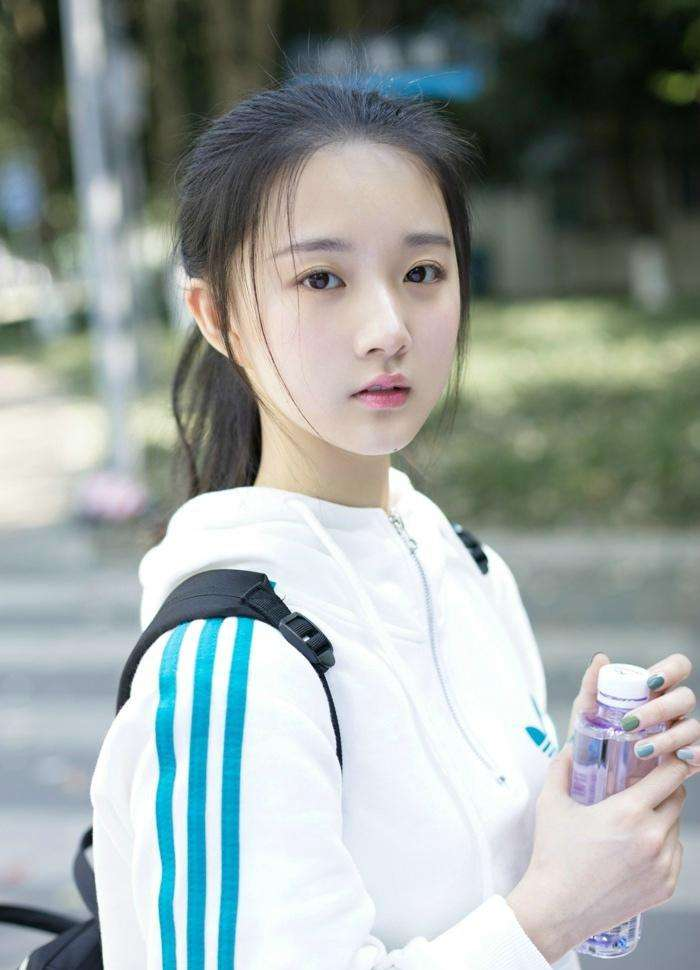
#> input picture PicRec/ALL_Other/ImagePY/img16.jpg, 700 x 970 px, found by its file name
$ python pil4.py   (older library calls are emulated)
#> lines starting #> are read from the running program, lines starting #| are printed output that depends on the picture
# -*- coding: utf-8 -*-
from PIL import Image

img = Image.open('D:\WorkProject\ImageProject\PicRec\ImageFile\img16.jpg')
#> img is the input picture: PIL image 700x970 RGB; mean R, G, B 152.6, 161, 158.1
assert isinstance(img, Image.Image)
bans = img.getbands()
#> bans = ('R', 'G', 'B')

print(bans)  # 打印PIL的图片的通道
#| ('R', 'G', 'B')
print(len(bans))  # 打印PIL的图片的通道数
#| 3
print(img.mode)
#| RGB
new_img = img.convert('P')
print(new_img.mode)
#| P
print(new_img.info)
#| {'jfif': 257, 'jfif_version': (1, 1), 'dpi': (72, 72), 'jfif_unit': 1, 'jfif_density': (72, 72)}
print(new_img.size)
#| (700, 970)
print(new_img.height)
#| 970
print(img.size)
#| (700, 970)
new_img2 = img.resize((185, 658), Image.ANTIALIAS)
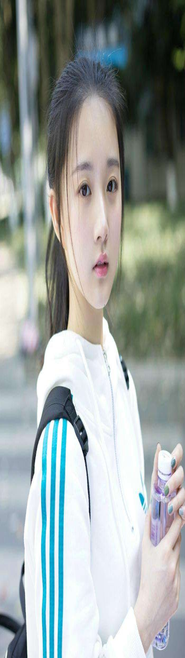
#> new_img2: PIL image 185x658 RGB; mean R, G, B 152.6, 161, 158
print(new_img2.size)
#| (185, 658)
# new_img3 = new_img.thumbnail((200, 200))  #有异常
print(img.palette)
#| None
print(new_img.width)
#| 700

img2 = Image.open('D:\WorkProject\ImageProject\PicRec\ImageFile\img14.jpg')
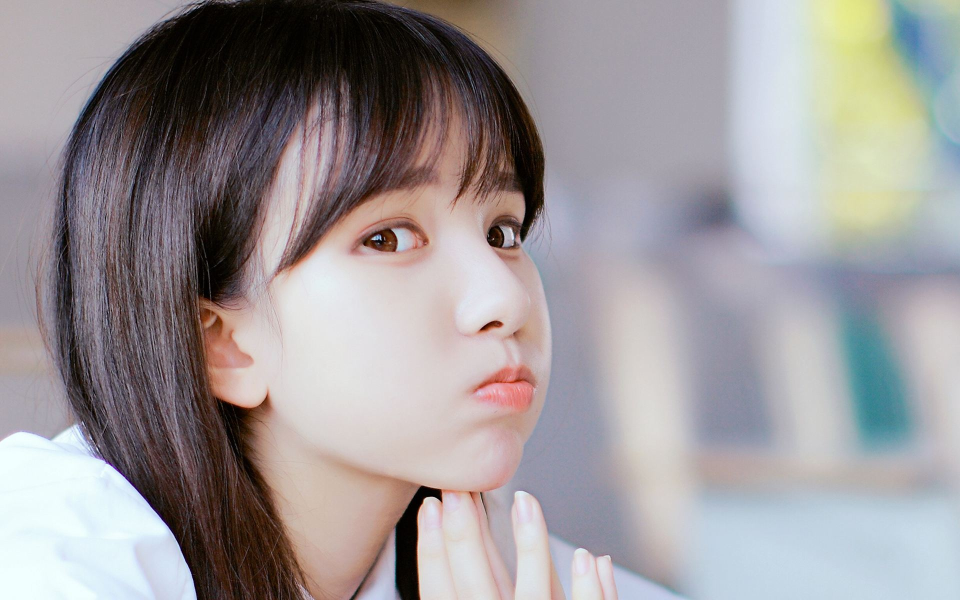
#> input picture PicRec/ALL_Other/ImagePY/img14.jpg, 1920 x 1200 px, found by its file name (shown at 1/2 size)
#> img2 is the input picture: PIL image 1920x1200 RGB; mean R, G, B 156.3, 151.1, 152.9
print(img2.size)
#| (1920, 1200)
assert isinstance(img2,Image.Image)
new_img2 = img2.resize((700,790))
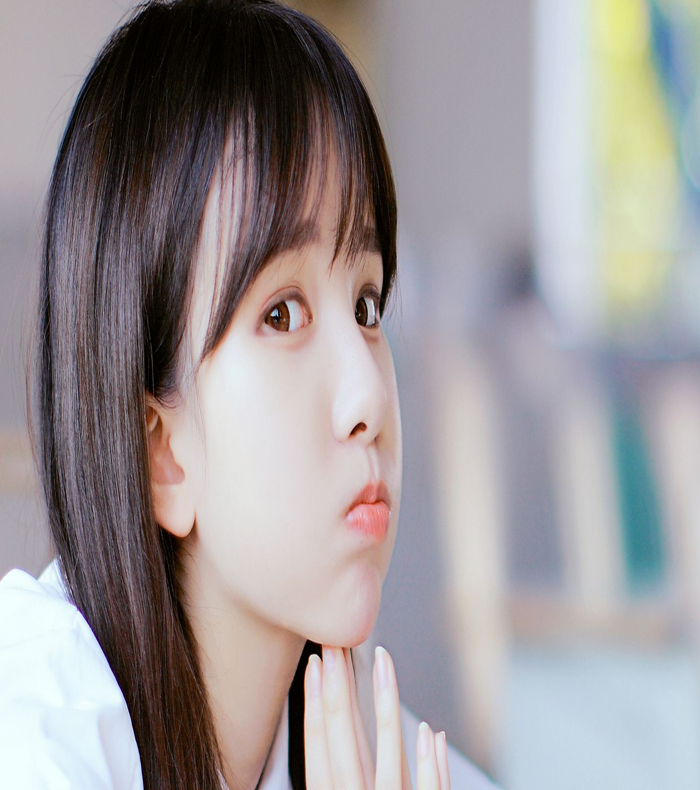
#> new_img2: PIL image 700x790 RGB; mean R, G, B 156.3, 151.1, 152.9
print(new_img2.size)
#| (700, 790)
#> (the run stopped early here; a loop or call above may not have finished)
